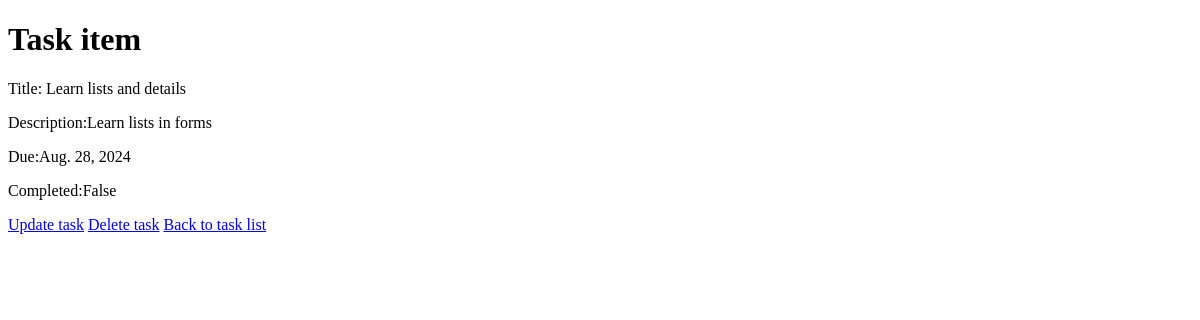
/detail/5/, run on an earlier commit of the app's database.
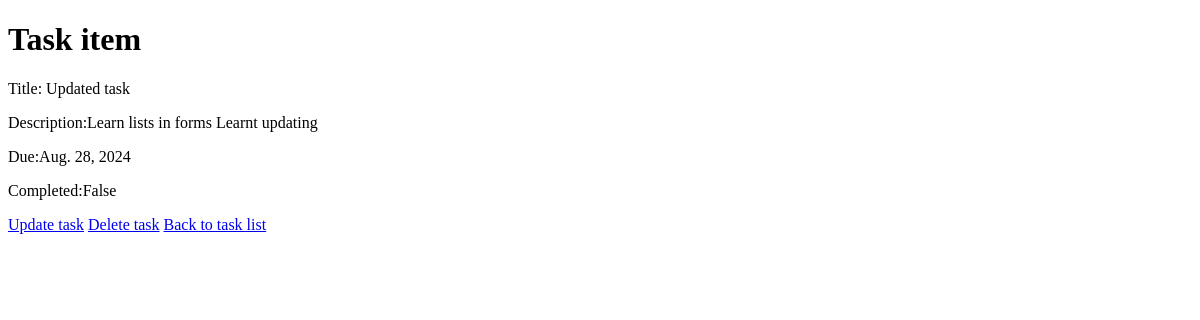
And on a later commit of the database.
### todo_app/models.py (models this page shows, shortened)
class Task(models.Model):
    title=models.CharField(max_length=100)
    description=models.TextField(max_length=200)
    status=models.BooleanField(default=False,verbose_name='Completed')
    created_at=models.DateField(auto_now_add=True)
    due_date=models.DateField()

### todo_app/views.py (the view)
# urls.py: path('detail/<int:id>/',task_detail,name='detail'),
def task_detail(request,id):
    task=get_object_or_404(Task,id=id)
    return render(request,'todo_app/detail.html',{'task':task})

### todo_app/templates/todo_app/detail.html (shortened to what this page needs)
<!DOCTYPE html>
<html lang="en">
  <head>
  </head>
  <body>
    <h1>Task item</h1>
    <div>
      <p>Title: {{task.title}}</p>
      <p>Description:{{task.description}}</p>
      <p>Due:{{task.due_date}}</p>
      <p>Completed:{{task.status}}</p>
    </div>
    <a href="{% url 'update' task.id %}">Update task</a>
    <a href="{% url 'delete' task.id %}">Delete task</a>
    <a href="{%url 'list' %}">Back to task list</a>
  </body>
</html>

What changed in the data, as far as the page shows it:
changed Task "False": title "Learn lists and details" → "Updated task"; description "Learn lists in forms" → "Learn lists in forms Learnt updating"
